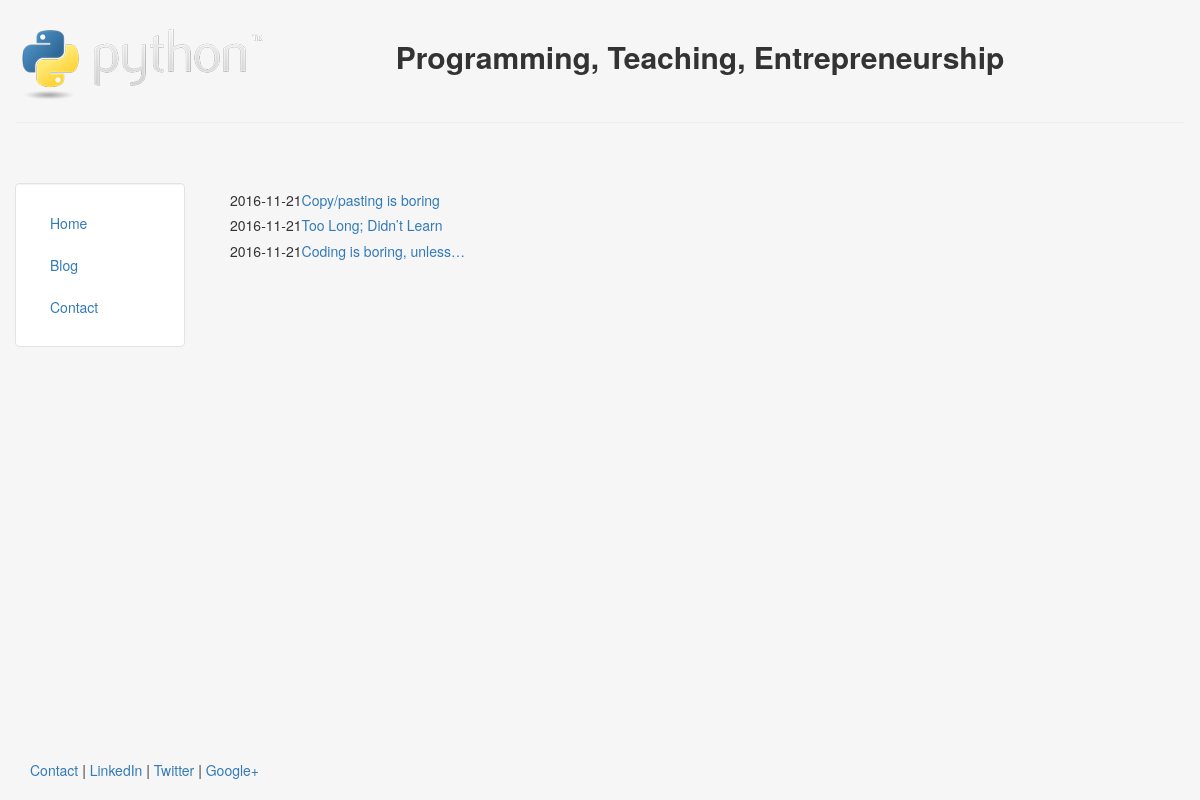
Screenshot of /blog/ with the database file from the repository.
### blog/models.py (models this page shows, shortened)
class Post(models.Model):
    title=models.CharField(max_length=140)
    body=models.TextField()
    date=models.DateTimeField()

### blog/templates/blog/blog.html
{% extends "personal/header.html" %}
{% block content %}
  {% for post in object_list %}
    <h5>{{ post.date|date:"Y-m-d"}}<a href="/blog/{{post.id}}">{{ post.title }}</a></h5>
  {% endfor %}
{% endblock %}

### personal/templates/personal/header.html (shortened to what this page needs)
<!DOCTYPE html>
<html lang="en">
<head>
	{% load staticfiles %}
	<link rel="stylesheet" href="{% static 'personal/css/bootstrap.min.css' %}" type = "text/css"/>
</head>
<body class="body" style="background-color:#f6f6f6">
	<div class="container-fluid" style="min-height:95%; ">
		<div class="row">
			  <div class="col-sm-2">
				  <br>
				  <center>
					<img src="{% static 'personal/img/python-logo.png' %}" class="responsive-img" style='max-height:100px;' alt="site_logo">
				  </center>
			  </div>
			  <div class="col-sm-10">
				  <br>
				  <center>
				  <h2><b>Programming, Teaching, Entrepreneurship</b></h2>
				  </center>
			  </div>
		</div><hr>
		<div class="row">
		  <div class="col-sm-2">
		  <br>
		  <br>
			<div class="well bs-sidebar" id="sidebar" style="background-color:#fff">
			  <ul class="nav nav-pills nav-stacked">
				<li><a href='/'>Home</a></li>
				<li><a href='/blog/'>Blog</a></li>
				<li><a href='/contact/'>Contact</a></li>
			  </ul>
			</div>
		  </div>
		  <div class="col-sm-10">
			<div class='container-fluid'>
			<br><br>
			   {% block content %}
			   {% endblock %}
			</div>
		  </div>
		</div>
	</div>
	<footer>
		<div class="container-fluid" style='margin-left:15px'>
			<p><a href="#" target="blank">Contact</a> | <a href="#" target="blank">LinkedIn</a> | <a href="#" target="blank">Twitter</a> | <a href="#" target="blank">Google+</a></p>
		</div>
	</footer>
</body>
</html>

### personal/templates/personal/header.html (style rules this page uses)
html, body { height:100% }

### rows the page displays
Post: date "2016-11-21", title "Copy/pasting is boring"
Post: date "2016-11-21", title "Too Long; Didn’t Learn"
Post: date "2016-11-21", title "Coding is boring, unless…"
